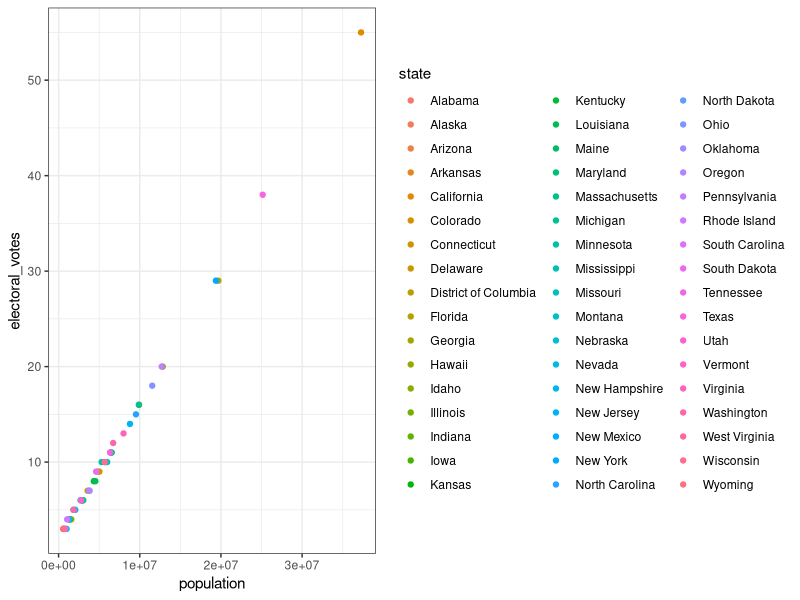
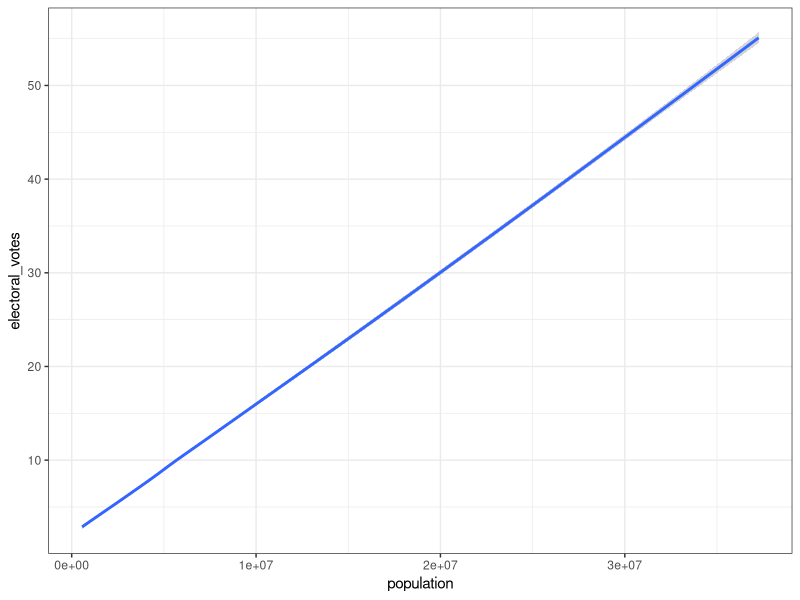
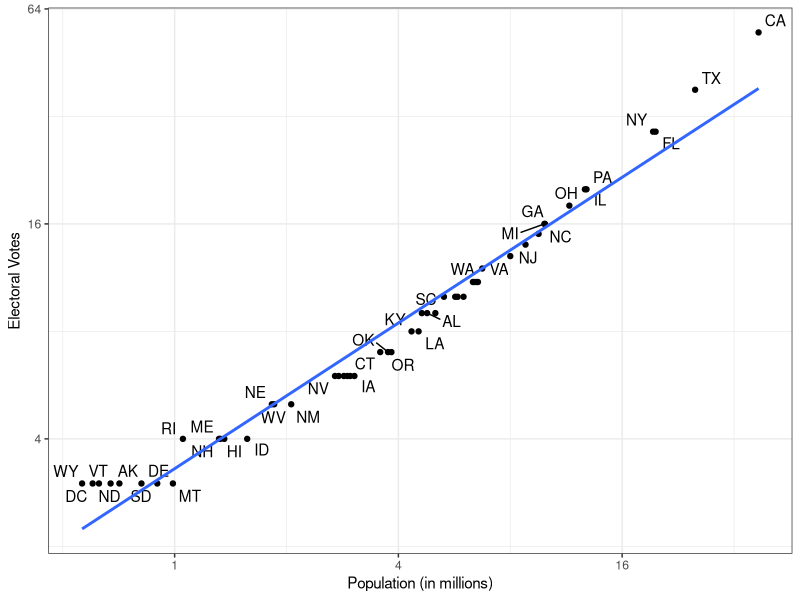

Recreate these plots in R, in order.
## ---- chunk 1
#install.packages("ggrepel", dependencies = TRUE)
library(tidyverse)
library(ggrepel)
library(dslabs)
ds_theme_set()
## ---- chunk 2
data(murders)
head(murders)
## ---- chunk 3
data(polls_us_election_2016)
head(results_us_election_2016)
## ---- chunk 4

## ---- chunk 5

tab <- left_join(murders, results_us_election_2016, by = "state")
  tab %>% select(state, population, electoral_votes) %>% head()

## ---- chunk 6
# code I did
tab %>% ggplot(aes(population,electoral_votes,color=state)) + geom_point()

## ---- chunk 7
ggplot(data=tab) + geom_smooth(mapping = aes(x=population, y=electoral_votes))
## ---- chunk 8
# code by professor
tab %>% ggplot(aes(population/10^6,electoral_votes,label=abb)) + geom_point() + geom_text_repel() +
  scale_x_continuous(trans = "log2") +
  scale_y_continuous(trans = "log2") +
  geom_smooth(method = "lm", se = FALSE) +
  xlab("Population (in millions)") +
  ylab("Electoral Votes")
## ---- chunk 9
tab1 <- slice(murders, 1:6) %>% 
  select(state, population)

tab1

## ---- chunk 10
tab2 <- slice(results_us_election_2016, c(1:3), 5, 14,44) %>%
  select(state, electoral_votes)

tab2


## ---- chunk 11
left_join(tab1,tab2)


## ---- chunk 12

tab1 %>% left_join(tab2)

## ---- chunk 13
tab1 %>% right_join(tab2)


## ---- chunk 14
inner_join(tab1,tab2) #AK, AZ, CA


## ---- chunk 15
full_join(tab1,tab2)

## ---- chunk 16
semi_join(tab1, tab2)
## ---- chunk 17
anti_join(tab1, tab2)
## ---- chunk 18
bind_cols(a = 1:3, b = 4:6)
## ---- chunk 19

tab1 <- tab[,1:3]
tab2 <- tab[,4:6]
tab3 <- tab[,7:9]

new_tab <- bind_cols(tab1,tab2,tab3)
head(new_tab)

## ---- chunk 20
tab1 <- tab[1:2,]
tab2 <- tab[3:4,]

bind_rows(tab1,tab2)

## ---- chunk 21

intersect(1:10,6:15)

## ---- chunk 22

intersect(c("a","b","c"),c("b","c","d"))

## ---- chunk 23

tab1 <- tab[1:5,]
tab2 <- tab[3:7,]
intersect(tab1,tab2)

## ---- chunk 24

union(1:10,6:15)

## ---- chunk 25
union(c("a","b","c"),c("b","c","d"))

## ---- chunk 26


tab1 <- tab[1:5,]
tab2 <- tab[3:7,]
union(tab1,tab2)

## ---- chunk 27

setdiff(1:10,6:15)
setdiff(6:15,1:10)


## ---- chunk 28
tab1 <- tab[1:5,]
tab2 <- tab[3:7,]
setdiff(tab1,tab2)

## ---- chunk 29
setequal(1:5,1:6)

## ---- chunk 30
setequal(1:5,5:1)
## ---- chunk 31
setequal(c("a","e","g","h"),c("h","g","e","a"))
setequal(c("a","e","g","h"),c("h","g","e","a","h"))
## ---- chunk 32

setequal(tab1,tab2)
